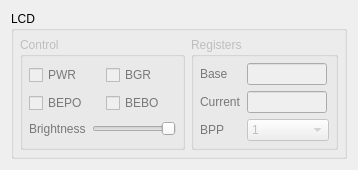
      <widget class="QWidget" name="debugMiscWidget">
       <attribute name="icon">
        <iconset resource="resources.qrc">
         <normaloff>:/icons/resources/icons/misc.png</normaloff>:/icons/resources/icons/misc.png</iconset>
       </attribute>
       <attribute name="title">
        <string>Miscellaneous</string>
       </attribute>
       <layout class="QVBoxLayout" name="verticalLayout_35">
        <item>
         <widget class="QGroupBox" name="groupBox_5">
          <property name="sizePolicy">
           <sizepolicy hsizetype="Preferred" vsizetype="Maximum">
            <horstretch>0</horstretch>
            <verstretch>0</verstretch>
           </sizepolicy>
          </property>
          <property name="title">
           <string>LCD</string>
          </property>
          <layout class="QHBoxLayout" name="horizontalLayout_6">
           <property name="leftMargin">
            <number>6</number>
           </property>
           <property name="topMargin">
            <number>6</number>
           </property>
           <property name="rightMargin">
            <number>6</number>
           </property>
           <property name="bottomMargin">
            <number>6</number>
           </property>
           <item>
            <spacer name="horizontalSpacer_31">
             <property name="orientation">
              <enum>Qt::Horizontal</enum>
             </property>
             <property name="sizeHint" stdset="0">
              <size>
               <width>0</width>
               <height>20</height>
              </size>
             </property>
            </spacer>
           </item>
           <item>
            <widget class="QGroupBox" name="groupLcdState">
             <property name="enabled">
              <bool>false</bool>
             </property>
             <property name="sizePolicy">
              <sizepolicy hsizetype="Preferred" vsizetype="Minimum">
               <horstretch>0</horstretch>
               <verstretch>0</verstretch>
              </sizepolicy>
             </property>
             <property name="title">
              <string>Control</string>
             </property>
             <layout class="QGridLayout" name="gridLayout_14">
              <property name="leftMargin">
               <number>6</number>
              </property>
              <property name="topMargin">
               <number>6</number>
              </property>
              <property name="rightMargin">
               <number>6</number>
              </property>
              <property name="bottomMargin">
               <number>6</number>
              </property>
              <item row="3" column="0" colspan="2">
               <layout class="QHBoxLayout" name="horizontalLayout_18">
                <item>
                 <widget class="QLabel" name="labelBrightness">
                  <property name="palette">
                   <palette>
                    <active>
                     <colorrole role="WindowText">
                      <brush brushstyle="SolidPattern">
                       <color alpha="255">
                        <red>0</red>
                        <green>170</green>
                        <blue>0</blue>
                       </color>
                      </brush>
                     </colorrole>
                    </active>
                    <inactive>
                     <colorrole role="WindowText">
                      <brush brushstyle="SolidPattern">
                       <color alpha="255">
                        <red>0</red>
                        <green>170</green>
                        <blue>0</blue>
                       </color>
                      </brush>
                     </colorrole>
                    </inactive>
                    <disabled>
                     <colorrole role="WindowText">
                      <brush brushstyle="SolidPattern">
                       <color alpha="255">
                        <red>120</red>
                        <green>120</green>
                        <blue>120</blue>
                       </color>
                      </brush>
                     </colorrole>
                    </disabled>
                   </palette>
                  </property>
                  <property name="text">
                   <string>Brightness</string>
                  </property>
                  <property name="alignment">
                   <set>Qt::AlignLeading|Qt::AlignLeft|Qt::AlignVCenter</set>
                  </property>
                 </widget>
                </item>
                <item>
                 <widget class="QSlider" name="brightnessSlider">
                  <property name="sizePolicy">
                   <sizepolicy hsizetype="Minimum" vsizetype="Maximum">
                    <horstretch>0</horstretch>
                    <verstretch>0</verstretch>
                   </sizepolicy>
                  </property>
                  <property name="focusPolicy">
                   <enum>Qt::ClickFocus</enum>
                  </property>
                  <property name="maximum">
                   <number>255</number>
                  </property>
                  <property name="orientation">
                   <enum>Qt::Horizontal</enum>
                  </property>
                  <property name="invertedAppearance">
                   <bool>true</bool>
                  </property>
                 </widget>
                </item>
               </layout>
              </item>
              <item row="2" column="1">
               <widget class="QCheckBox" name="checkBEBO">
                <property name="sizePolicy">
                 <sizepolicy hsizetype="Preferred" vsizetype="Maximum">
                  <horstretch>0</horstretch>
                  <verstretch>0</verstretch>
                 </sizepolicy>
                </property>
                <property name="palette">
                 <palette>
                  <active>
                   <colorrole role="WindowText">
                    <brush brushstyle="SolidPattern">
                     <color alpha="255">
                      <red>0</red>
                      <green>170</green>
                      <blue>0</blue>
                     </color>
                    </brush>
                   </colorrole>
                  </active>
                  <inactive>
                   <colorrole role="WindowText">
                    <brush brushstyle="SolidPattern">
                     <color alpha="255">
                      <red>0</red>
                      <green>170</green>
                      <blue>0</blue>
                     </color>
                    </brush>
                   </colorrole>
                  </inactive>
                  <disabled>
                   <colorrole role="WindowText">
                    <brush brushstyle="SolidPattern">
                     <color alpha="255">
                      <red>120</red>
                      <green>120</green>
                      <blue>120</blue>
                     </color>
                    </brush>
                   </colorrole>
                  </disabled>
                 </palette>
                </property>
                <property name="focusPolicy">
                 <enum>Qt::NoFocus</enum>
                </property>
                <property name="text">
                 <string>BEBO</string>
                </property>
               </widget>
              </item>
              <item row="2" column="0">
               <widget class="QCheckBox" name="checkBEPO">
                <property name="sizePolicy">
                 <sizepolicy hsizetype="Preferred" vsizetype="Maximum">
                  <horstretch>0</horstretch>
                  <verstretch>0</verstretch>
                 </sizepolicy>
                </property>
                <property name="palette">
                 <palette>
                  <active>
                   <colorrole role="WindowText">
                    <brush brushstyle="SolidPattern">
                     <color alpha="255">
                      <red>0</red>
                      <green>170</green>
                      <blue>0</blue>
                     </color>
                    </brush>
                   </colorrole>
                  </active>
                  <inactive>
                   <colorrole role="WindowText">
                    <brush brushstyle="SolidPattern">
                     <color alpha="255">
                      <red>0</red>
                      <green>170</green>
                      <blue>0</blue>
                     </color>
                    </brush>
                   </colorrole>
                  </inactive>
                  <disabled>
                   <colorrole role="WindowText">
                    <brush brushstyle="SolidPattern">
                     <color alpha="255">
                      <red>120</red>
                      <green>120</green>
                      <blue>120</blue>
                     </color>
                    </brush>
                   </colorrole>
                  </disabled>
                 </palette>
                </property>
                <property name="focusPolicy">
                 <enum>Qt::NoFocus</enum>
                </property>
                <property name="text">
                 <string>BEPO</string>
                </property>
               </widget>
              </item>
              <item row="1" column="1">
               <widget class="QCheckBox" name="checkBGR">
                <property name="sizePolicy">
                 <sizepolicy hsizetype="Preferred" vsizetype="Maximum">
                  <horstretch>0</horstretch>
                  <verstretch>0</verstretch>
                 </sizepolicy>
                </property>
                <property name="palette">
                 <palette>
                  <active>
                   <colorrole role="WindowText">
                    <brush brushstyle="SolidPattern">
                     <color alpha="255">
                      <red>0</red>
                      <green>170</green>
                      <blue>0</blue>
                     </color>
                    </brush>
                   </colorrole>
                  </active>
                  <inactive>
                   <colorrole role="WindowText">
                    <brush brushstyle="SolidPattern">
                     <color alpha="255">
                      <red>0</red>
                      <green>170</green>
                      <blue>0</blue>
                     </color>
                    </brush>
                   </colorrole>
                  </inactive>
                  <disabled>
                   <colorrole role="WindowText">
                    <brush brushstyle="SolidPattern">
                     <color alpha="255">
                      <red>120</red>
                      <green>120</green>
                      <blue>120</blue>
                     </color>
                    </brush>
                   </colorrole>
                  </disabled>
                 </palette>
                </property>
                <property name="focusPolicy">
                 <enum>Qt::NoFocus</enum>
                </property>
                <property name="text">
                 <string>BGR</string>
                </property>
               </widget>
              </item>
              <item row="1" column="0">
               <widget class="QCheckBox" name="checkPowered">
                <property name="sizePolicy">
                 <sizepolicy hsizetype="Preferred" vsizetype="Maximum">
                  <horstretch>0</horstretch>
                  <verstretch>0</verstretch>
                 </sizepolicy>
                </property>
                <property name="palette">
                 <palette>
                  <active>
                   <colorrole role="WindowText">
                    <brush brushstyle="SolidPattern">
                     <color alpha="255">
                      <red>0</red>
                      <green>170</green>
                      <blue>0</blue>
                     </color>
                    </brush>
                   </colorrole>
                  </active>
                  <inactive>
                   <colorrole role="WindowText">
                    <brush brushstyle="SolidPattern">
                     <color alpha="255">
                      <red>0</red>
                      <green>170</green>
                      <blue>0</blue>
                     </color>
                    </brush>
                   </colorrole>
                  </inactive>
                  <disabled>
                   <colorrole role="WindowText">
                    <brush brushstyle="SolidPattern">
                     <color alpha="255">
                      <red>120</red>
                      <green>120</green>
                      <blue>120</blue>
                     </color>
                    </brush>
                   </colorrole>
                  </disabled>
                 </palette>
                </property>
                <property name="focusPolicy">
                 <enum>Qt::NoFocus</enum>
                </property>
                <property name="text">
                 <string>PWR</string>
                </property>
                <property name="checkable">
                 <bool>true</bool>
                </property>
                <property name="checked">
                 <bool>false</bool>
                </property>
               </widget>
              </item>
             </layout>
            </widget>
           </item>
           <item>
            <widget class="QGroupBox" name="groupLcdRegs">
             <property name="enabled">
              <bool>false</bool>
             </property>
             <property name="sizePolicy">
              <sizepolicy hsizetype="Preferred" vsizetype="Minimum">
               <horstretch>0</horstretch>
               <verstretch>0</verstretch>
              </sizepolicy>
             </property>
             <property name="title">
              <string>Registers</string>
             </property>
             <layout class="QGridLayout" name="gridLayout_17">
              <property name="leftMargin">
               <number>6</number>
              </property>
              <property name="topMargin">
               <number>6</number>
              </property>
              <property name="rightMargin">
               <number>6</number>
              </property>
              <property name="bottomMargin">
               <number>6</number>
              </property>
              <item row="2" column="1">
               <widget class="QLineEdit" name="lcdcurrView">
                <property name="sizePolicy">
                 <sizepolicy hsizetype="Maximum" vsizetype="Fixed">
                  <horstretch>0</horstretch>
                  <verstretch>0</verstretch>
                 </sizepolicy>
                </property>
                <property name="minimumSize">
                 <size>
                  <width>60</width>
                  <height>0</height>
                 </size>
                </property>
                <property name="maximumSize">
                 <size>
                  <width>80</width>
                  <height>16777215</height>
                 </size>
                </property>
                <property name="focusPolicy">
                 <enum>Qt::ClickFocus</enum>
                </property>
                <property name="inputMask">
                 <string notr="true">&gt;HHHHHH</string>
                </property>
                <property name="text">
                 <string notr="true"/>
                </property>
               </widget>
              </item>
              <item row="1" column="1">
               <widget class="QLineEdit" name="lcdbaseView">
                <property name="sizePolicy">
                 <sizepolicy hsizetype="Maximum" vsizetype="Fixed">
                  <horstretch>0</horstretch>
                  <verstretch>0</verstretch>
                 </sizepolicy>
                </property>
                <property name="minimumSize">
                 <size>
                  <width>60</width>
                  <height>0</height>
                 </size>
                </property>
                <property name="maximumSize">
                 <size>
                  <width>80</width>
                  <height>16777215</height>
                 </size>
                </property>
                <property name="focusPolicy">
                 <enum>Qt::ClickFocus</enum>
                </property>
                <property name="inputMask">
                 <string notr="true">&gt;HHHHHH</string>
                </property>
                <property name="text">
                 <string notr="true"/>
                </property>
               </widget>
              </item>
              <item row="1" column="0">
               <widget class="QLabel" name="labelLCDbase">
                <property name="palette">
                 <palette>
                  <active>
                   <colorrole role="WindowText">
                    <brush brushstyle="SolidPattern">
                     <color alpha="255">
                      <red>0</red>
                      <green>170</green>
                      <blue>0</blue>
                     </color>
                    </brush>
                   </colorrole>
                  </active>
                  <inactive>
                   <colorrole role="WindowText">
                    <brush brushstyle="SolidPattern">
                     <color alpha="255">
                      <red>0</red>
                      <green>170</green>
                      <blue>0</blue>
                     </color>
                    </brush>
                   </colorrole>
                  </inactive>
                  <disabled>
                   <colorrole role="WindowText">
                    <brush brushstyle="SolidPattern">
                     <color alpha="255">
                      <red>120</red>
                      <green>120</green>
                      <blue>120</blue>
                     </color>
                    </brush>
                   </colorrole>
                  </disabled>
                 </palette>
                </property>
                <property name="text">
                 <string>Base</string>
                </property>
               </widget>
              </item>
              <item row="2" column="0">
               <widget class="QLabel" name="labelLCDcurr">
                <property name="palette">
                 <palette>
                  <active>
                   <colorrole role="WindowText">
                    <brush brushstyle="SolidPattern">
                     <color alpha="255">
                      <red>0</red>
                      <green>170</green>
                      <blue>0</blue>
                     </color>
                    </brush>
                   </colorrole>
                  </active>
                  <inactive>
                   <colorrole role="WindowText">
                    <brush brushstyle="SolidPattern">
                     <color alpha="255">
                      <red>0</red>
                      <green>170</green>
                      <blue>0</blue>
                     </color>
                    </brush>
                   </colorrole>
                  </inactive>
                  <disabled>
                   <colorrole role="WindowText">
                    <brush brushstyle="SolidPattern">
                     <color alpha="255">
                      <red>120</red>
                      <green>120</green>
                      <blue>120</blue>
                     </color>
                    </brush>
                   </colorrole>
                  </disabled>
                 </palette>
                </property>
                <property name="text">
                 <string>Current</string>
                </property>
               </widget>
              </item>
              <item row="3" column="0">
               <widget class="QLabel" name="labelBPP">
                <property name="palette">
                 <palette>
                  <active>
                   <colorrole role="WindowText">
                    <brush brushstyle="SolidPattern">
                     <color alpha="255">
                      <red>0</red>
                      <green>170</green>
                      <blue>0</blue>
                     </color>
                    </brush>
                   </colorrole>
                  </active>
                  <inactive>
                   <colorrole role="WindowText">
                    <brush brushstyle="SolidPattern">
                     <color alpha="255">
                      <red>0</red>
                      <green>170</green>
                      <blue>0</blue>
                     </color>
                    </brush>
                   </colorrole>
                  </inactive>
                  <disabled>
                   <colorrole role="WindowText">
                    <brush brushstyle="SolidPattern">
                     <color alpha="255">
                      <red>120</red>
                      <green>120</green>
                      <blue>120</blue>
                     </color>
                    </brush>
                   </colorrole>
                  </disabled>
                 </palette>
                </property>
                <property name="text">
                 <string>BPP</string>
                </property>
               </widget>
              </item>
              <item row="3" column="1">
               <widget class="QComboBox" name="bppView">
                <property name="sizePolicy">
                 <sizepolicy hsizetype="Maximum" vsizetype="Fixed">
                  <horstretch>0</horstretch>
                  <verstretch>0</verstretch>
                 </sizepolicy>
                </property>
                <property name="focusPolicy">
                 <enum>Qt::ClickFocus</enum>
                </property>
                <item>
                 <property name="text">
                  <string>1</string>
                 </property>
                </item>
                <item>
                 <property name="text">
                  <string>2</string>
                 </property>
                </item>
                <item>
                 <property name="text">
                  <string>4</string>
                 </property>
                </item>
                <item>
                 <property name="text">
                  <string>8</string>
                 </property>
                </item>
                <item>
                 <property name="text">
                  <string>16</string>
                 </property>
                </item>
                <item>
                 <property name="text">
                  <string>24</string>
                 </property>
                </item>
                <item>
                 <property name="text">
                  <string>16 (5:6:5)</string>
                 </property>
                </item>
                <item>
                 <property name="text">
                  <string>12 (4:4:4)</string>
                 </property>
                </item>
               </widget>
              </item>
             </layout>
            </widget>
           </item>
           <item>
            <spacer name="horizontalSpacer_23">
             <property name="orientation">
              <enum>Qt::Horizontal</enum>
             </property>
             <property name="sizeHint" stdset="0">
              <size>
               <width>0</width>
               <height>20</height>
              </size>
             </property>
            </spacer>
           </item>
          </layout>
         </widget>
        </item>
        <item>
         <widget class="QGroupBox" name="tabScripting">
     <attribute name="title">
      <string>Scripting</string>
     </attribute>
     <layout class="QVBoxLayout" name="verticalLayout_26">
      <item>
       <widget class="QPlainTextEdit" name="luaScriptEditor"/>
      </item>
      <item>
       <layout class="QHBoxLayout" name="horizontalLayout_27">
        <item>
         <widget class="QPushButton" name="buttonLoadLuaScript">
          <property name="text">
           <string>Load...</string>
          </property>
         </widget>
        </item>
        <item>
         <widget class="QPushButton" name="buttonSaveLuaScript">
          <property name="text">
           <string>Save...</string>
          </property>
         </widget>
        </item>
        <item>
         <spacer name="horizontalSpacer_23">
          <property name="orientation">
           <enum>Qt::Horizontal</enum>
          </property>
          <property name="sizeHint" stdset="0">
           <size>
            <width>40</width>
            <height>20</height>
           </size>
          </property>
         </spacer>
        </item>
        <item>
         <widget class="QPushButton" name="buttonRunLuaScript">
          <property name="text">
           <string>Run</string>
          </property>
         </widget>
        </item>
       </layout>
      </item>
     </layout>
    </widget>
    <widget class="QWidget" name="groupBattery">
          <property name="enabled">
           <bool>false</bool>
          </property>
          <property name="sizePolicy">
           <sizepolicy hsizetype="Preferred" vsizetype="Maximum">
            <horstretch>0</horstretch>
            <verstretch>0</verstretch>
           </sizepolicy>
          </property>
          <property name="title">
           <string>Battery</string>
          </property>
          <layout class="QGridLayout" name="gridLayout_18">
           <property name="leftMargin">
            <number>6</number>
           </property>
           <property name="topMargin">
            <number>6</number>
           </property>
           <property name="rightMargin">
            <number>6</number>
           </property>
           <property name="bottomMargin">
            <number>6</number>
           </property>
           <property name="spacing">
            <number>6</number>
           </property>
           <item row="1" column="0">
            <layout class="QHBoxLayout" name="horizontalLayout_3">
             <property name="rightMargin">
              <number>0</number>
             </property>
             <property name="bottomMargin">
              <number>0</number>
             </property>
             <item>
              <widget class="QCheckBox" name="checkCharging">
               <property name="palette">
                <palette>
                 <active>
                  <colorrole role="WindowText">
                   <brush brushstyle="SolidPattern">
                    <color alpha="255">
                     <red>0</red>
                     <green>170</green>
                     <blue>0</blue>
                    </color>
                   </brush>
                  </colorrole>
                 </active>
                 <inactive>
                  <colorrole role="WindowText">
                   <brush brushstyle="SolidPattern">
                    <color alpha="255">
                     <red>0</red>
                     <green>170</green>
                     <blue>0</blue>
                    </color>
                   </brush>
                  </colorrole>
                 </inactive>
                 <disabled>
                  <colorrole role="WindowText">
                   <brush brushstyle="SolidPattern">
                    <color alpha="255">
                     <red>120</red>
                     <green>120</green>
                     <blue>120</blue>
                    </color>
                   </brush>
                  </colorrole>
                 </disabled>
                </palette>
               </property>
               <property name="focusPolicy">
                <enum>Qt::NoFocus</enum>
               </property>
               <property name="text">
                <string>Charging</string>
               </property>
              </widget>
             </item>
             <item>
              <widget class="QSlider" name="sliderBattery">
               <property name="focusPolicy">
                <enum>Qt::ClickFocus</enum>
               </property>
               <property name="minimum">
                <number>0</number>
               </property>
               <property name="maximum">
                <number>5</number>
               </property>
               <property name="pageStep">
                <number>2</number>
               </property>
               <property name="orientation">
                <enum>Qt::Horizontal</enum>
               </property>
               <property name="tickPosition">
                <enum>QSlider::TicksBelow</enum>
               </property>
               <property name="tickInterval">
                <number>1</number>
               </property>
              </widget>
             </item>
             <item>
              <widget class="QLabel" name="labelBattery"/>
             </item>
            </layout>
           </item>
          </layout>
         </widget>
        </item>
        <item>
         <spacer name="verticalSpacer_9">
          <property name="orientation">
           <enum>Qt::Vertical</enum>
          </property>
          <property name="sizeHint" stdset="0">
           <size>
            <width>20</width>
            <height>0</height>
           </size>
          </property>
         </spacer>
        </item>
       </layout>
      </widget>
